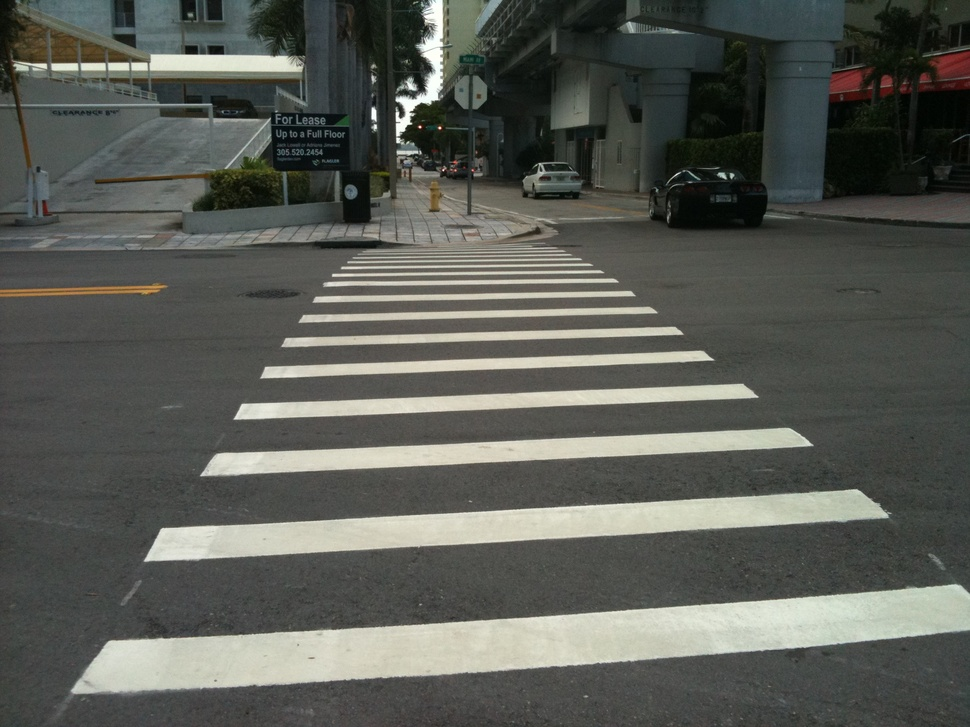
#> input picture image_proc/crosswalk.jpg, 970 x 727 px, shrunk from 2048 x 1536 before the run
$ python detect_crosswalk.py
#> lines starting #> are read from the running program, lines starting #| are printed output that depends on the picture; after the words box and inside, x2 and y2 are one past the last pixel; in counts of white or black regions, pixels touching at a corner belong together
import cv2
import numpy as np
SLOPE_MAX = 10000000000.0
class StraightLine(object):
    def __init__(self, x1, y1, x2, y2):
        self.x1 = x1
        self.x2 = x2
        self.y1 = y1
        self.y2 = y2
        try:
            self.slope = 1.0*(y2-y1)/(x2-x1)
        except:
            self.slope = SLOPE_MAX
        self.intercept = y1 - self.slope*x1
        #self.length = sqrt((x1-x2)**2 + (y1-y2)**2)
class MBLine(object):
    def __init__(self, m, b):
        self.slope = m
        self.intercept = b
    # [5 lines left out: function get_min_x, not called in this run]
class Box(object):
    # [12 lines left out: functions __init__, inRange, not called in this run]
def avg(l):
    return int(sum(l)/(1.0*len(l)))
# [42 lines left out: function findBoxes, not called in this run]
im = cv2.imread('crosswalk.jpg')
#> im is the input picture: shape (727, 970, 3); mean B, G, R 85.8, 92.2, 89.9
img_raw = im.copy()
imgray = cv2.cvtColor(im, cv2.COLOR_BGR2GRAY)
ret, thresh = cv2.threshold(imgray, 127,255, 0)
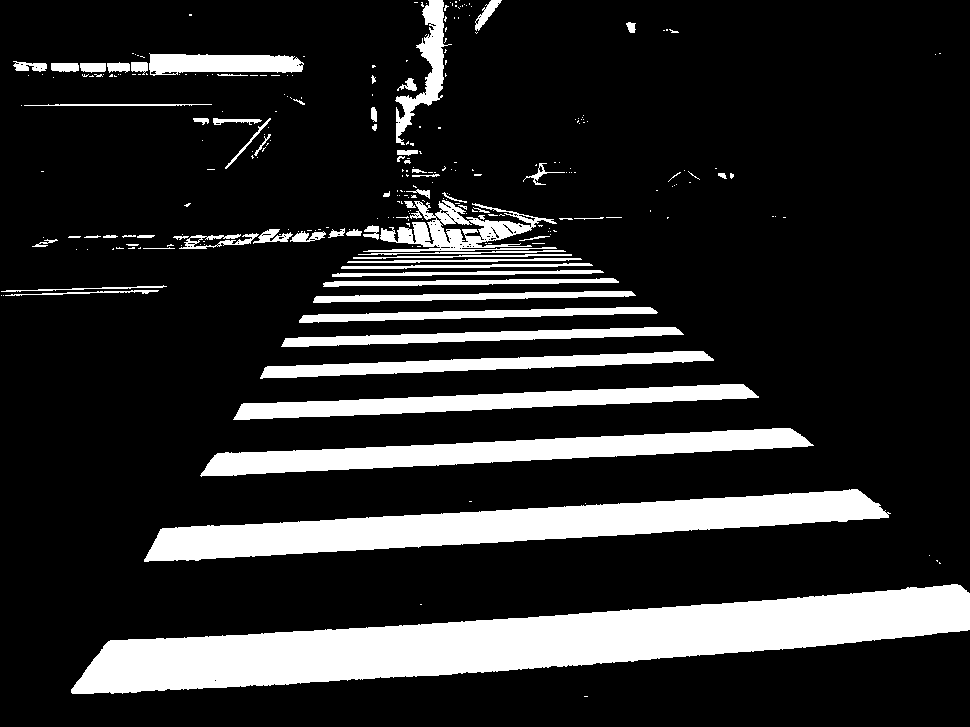
#> thresh: shape (727, 970); 17.2% white; 279 white regions (211 under 20 px)
contours, hierarchy = cv2.findContours(thresh, cv2.RETR_TREE, cv2.CHAIN_APPROX_SIMPLE)
#> contours = 393 contours, 339 with area under 20; largest, box (x1, y1, x2, y2) and area: (71, 584, 970, 694) 44096, (144, 489, 891, 562) 22270, (200, 428, 814, 477) 11864, (233, 384, 759, 420) 7431, (260, 351, 714, 379) 4632
im_gray = imgray.copy()
im_gray2 = imgray.copy()
im_gray3 = imgray.copy()
im_gray4 = imgray.copy()
im_gray5 = imgray.copy()
im_gray6 = imgray.copy()
cv2.drawContours(imgray, contours, -1, (0, 255, 0), 3)
#> imgray: shape (727, 970); min 0, max 255, mean 75
cv2.imshow('gray', imgray)
cv2.waitKey()
edges = cv2.Canny(im_gray, 50, 150, apertureSize = 3)
#> edges: shape (727, 970); 5.4% white in thin lines or dots
lines = cv2.HoughLines(edges, 1, np.pi/180, 200)
#> lines = 28 rows, first 8: [375, 1.54], [652, 1.5], [487, 1.52], [535, 1.52], [288, 1.55], [386, 1.54], [292, 1.55], [78, 1.57]
for rho, theta in lines[0]:
    a = np.cos(theta)
    b = np.sin(theta)
    x0 = a*rho
    y0 = b*rho
    x1 = int(x0+1000*(-b))
    y1 = int(y0+1000*(a))
    x2 = int(x0-1000*(-b))
    y2 = int(y0-1000*(a))
    cv2.line(im_gray, (x1, y1), (x2, y2), (0, 0, 255), 2)
#> this loop made 1 pass
#> (rho, theta, a, b, x0, y0, x1, y1) on pass 1: (375, 1.54, 0.0349, 0.999, 13.09, 374.8, -986, 409)
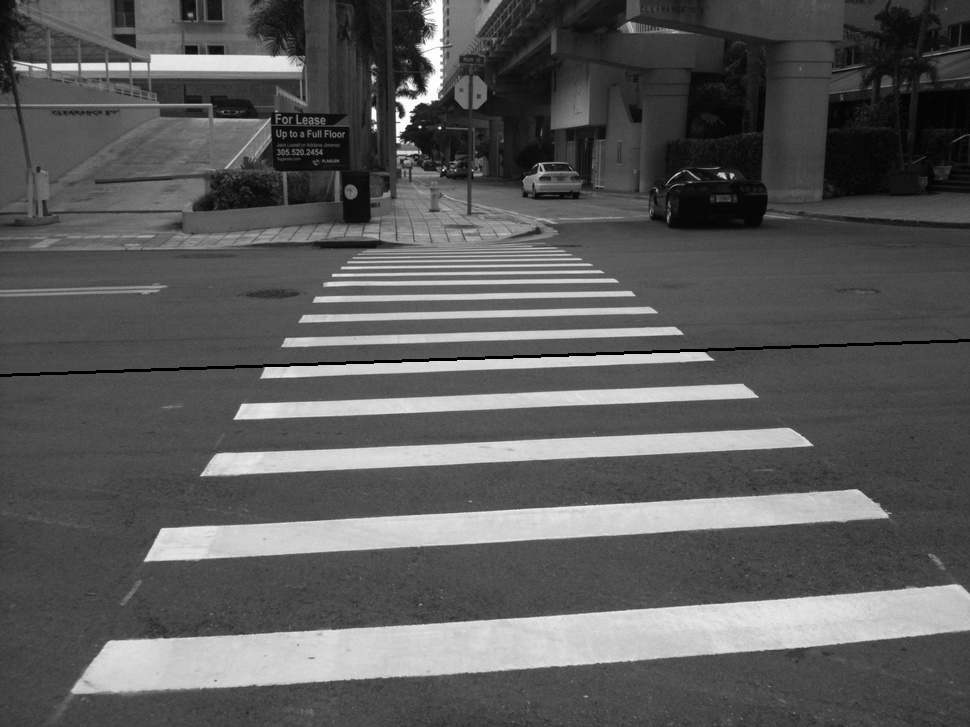
#> im_gray: shape (727, 970); min 0, max 255, mean 90.4
cv2.imshow('Hough', im_gray)
cv2.waitKey()

minLineLength = 50
maxLineGap = 5
lines = cv2.HoughLinesP(edges, 1, np.pi/180, 100, minLineLength, maxLineGap)
#> lines = 636 rows, first 6: [652, 352, 668, 352], [660, 607, 672, 607], [323, 470, 335, 470], [673, 606, 681, 606], [435, 513, 447, 513], [672, 351, 692, 351]
for x1, y1, x2, y2 in lines[0]:
    cv2.line(im_gray2, (x1, y1), (x2, y2), (0, 255, 0), 2)
#> this loop made 1 pass
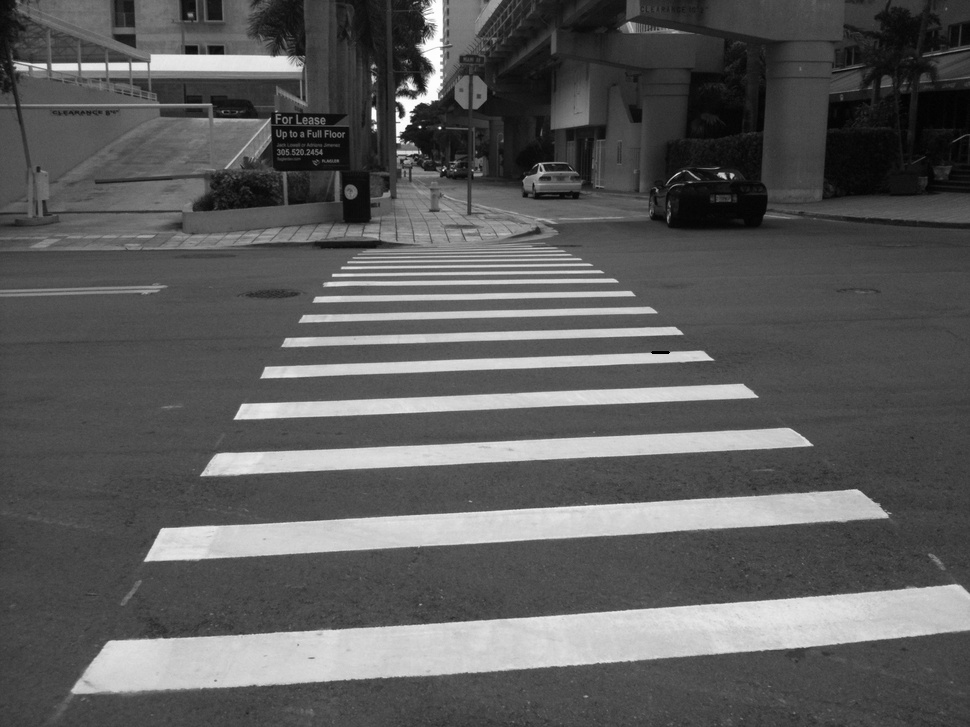
#> im_gray2: shape (727, 970); min 0, max 255, mean 90.8

cv2.imshow('HoughP', im_gray2)
cv2.waitKey()
ret, thresh1 = cv2.threshold(im_gray3, 175, 255, cv2.THRESH_BINARY)
#> thresh1: shape (727, 970); 14.9% white; 73 white regions (42 under 20 px)
cv2.imshow('Binary', thresh1)
cv2.waitKey()

ret, thresh = cv2.threshold(thresh1, 127, 255, 0)
contours, hierarchy = cv2.findContours(thresh, cv2.RETR_TREE, cv2.CHAIN_APPROX_SIMPLE)
#> contours = 90 contours, 66 with area under 20; largest, box (x1, y1, x2, y2) and area: (72, 584, 970, 693) 42956, (144, 489, 888, 562) 21499, (201, 428, 813, 476) 11282, (234, 384, 758, 419) 6932, (261, 351, 713, 378) 4179
cv2.drawContours(im_gray3, contours, -1, (0, 255, 0), 3)
#> im_gray3: shape (727, 970); min 0, max 255, mean 77.4

cv2.imshow('Contours', im_gray3)
cv2.waitKey()
edges = cv2.Canny(thresh1, 50, 150, apertureSize=3)
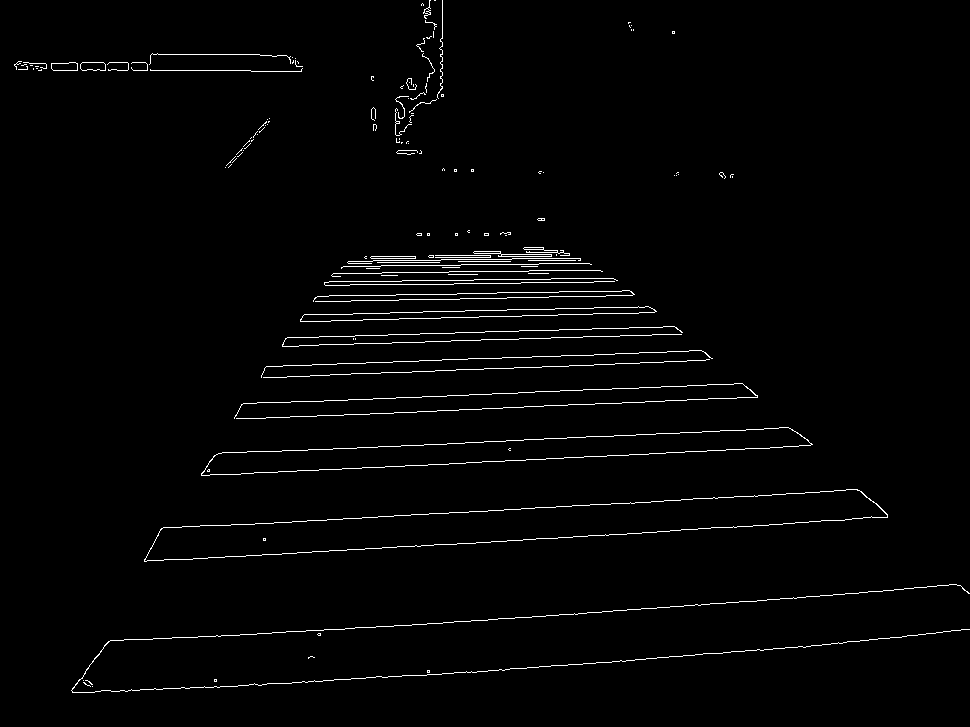
#> edges: shape (727, 970); 1.8% white in thin lines or dots
minLineLength = 2
maxLineGap = 1
lines = cv2.HoughLinesP(edges, 1, np.pi/180, 100, minLineLength, maxLineGap)
#> lines = 200 rows, first 6: [551, 615, 558, 615], [419, 360, 441, 360], [405, 465, 419, 465], [501, 618, 529, 617], [366, 362, 383, 362], [428, 464, 438, 464]
for x1, y1, x2, y2 in lines[0]:
    cv2.line(im_gray4, (x1, y1), (x2, y2), (0, 255, 0), 2)
#> this loop made 1 pass
cv2.imshow('HoughP', im_gray4)
cv2.waitKey()
lines = []
#for cnt in contours:
    # box smoother
#    lines.append(StraightLine(cnt[0][0][0], cnt[0][0][1], cnt[0][-1][0], cnt[0][-1][1]))
#boxes = findBoxes(lines)

# extract lines


kernel = np.ones((5,5), np.uint8)
dilation = cv2.dilate(thresh1, kernel, iterations=1)
#> dilation: shape (727, 970); 18.9% white; 35 white regions
cv2.imshow('Dilation', dilation)
cv2.waitKey()
ret, thresh = cv2.threshold(dilation, 127, 255, 0)
contours, hierarchy = cv2.findContours(thresh, cv2.RETR_TREE, cv2.CHAIN_APPROX_SIMPLE)
#> contours = 38 contours, 8 with area under 20; largest, box (x1, y1, x2, y2) and area: (70, 582, 970, 695) 47062, (142, 487, 890, 564) 24836, (199, 426, 815, 478) 13940, (232, 382, 760, 421) 9180, (259, 349, 715, 380) 6104
# [5 lines of commented-out code are left out]
minLength = 500
conts_fin = []
lines = []
left_points = [(0, 150), (100, 0)]
right_points = [(150, 150), (100, 0)]
xs = []
ys = []
x1s = []
for i in range(len(contours)):
    #print cv2.boundingRect(contours[0])
    x, y, w, h = cv2.boundingRect(contours[i])
    #print x, y, w, h
    if w > minLength or h > minLength:
        min_x, _ = left_points[0]
        if min_x > x:
            left_points[0] = (x, y)
        max_x, _ = right_points[0]
        if max_x < x+w:
            right_points[0] = (x+w, y)
        max_left, _ = left_points[1]
        if max_left < x:
            left_points[1] = (max_left, y+h)
        min_right, _ = right_points[1]
        if min_right > x+w:
            right_points[1] = (x+w, y+h)
        conts_fin.append(contours[i])
        lines.append([
            StraightLine(x, y, x+w, y),
            StraightLine(x, y+h, x+w, y+h),
            StraightLine(x, y, x, y+h),
            StraightLine(x+w, y, x+w, y+h)
        ])
        xs.append(x)
        ys.append(y)
        x1s.append(x+w)
#> this loop made 38 passes
#> (x, y, w, h, max_x) on passes 1 to 4: (70, 582, 900, 113, 150), (142, 487, 748, 77, 970), (199, 426, 616, 52, 970), (232, 382, 528, 39, 970)
#> after the loop, conts_fin = 4 contours; box (x1, y1, x2, y2) and area: (70, 582, 970, 695) 47062, (142, 487, 890, 564) 24836, (199, 426, 815, 478) 13940, (232, 382, 760, 421) 9180; left_points = [(0, 150), (100, 421)]; lines = 4 items; right_points = [(970, 582), (100, 0)]; x1s = [970, 890, 815, 760]; xs = [70, 142, 199, 232]; ys = [582, 487, 426, 382]
        # [7 lines of commented-out code are left out]
cv2.line(img_raw, (min(xs), ys[xs.index(min(xs))]), (max(xs), ys[xs.index(max(xs))]), (0, 255, 0), 3)
cv2.line(img_raw, (max(x1s), ys[x1s.index(max(x1s))]), (min(x1s), ys[x1s.index(min(x1s))]), (0, 255, 0), 3)
cv2.line(img_raw, (avg([min(xs), max(x1s)]), avg([ys[xs.index(min(xs))], ys[x1s.index(max(x1s))]])), (avg([max(xs), min(x1s)]), avg([ys[xs.index(max(xs))], ys[x1s.index(min(x1s))]])), (0, 0, 255), 3)
cv2.drawContours(im_gray6, conts_fin, -1, (0, 255, 0), 3)
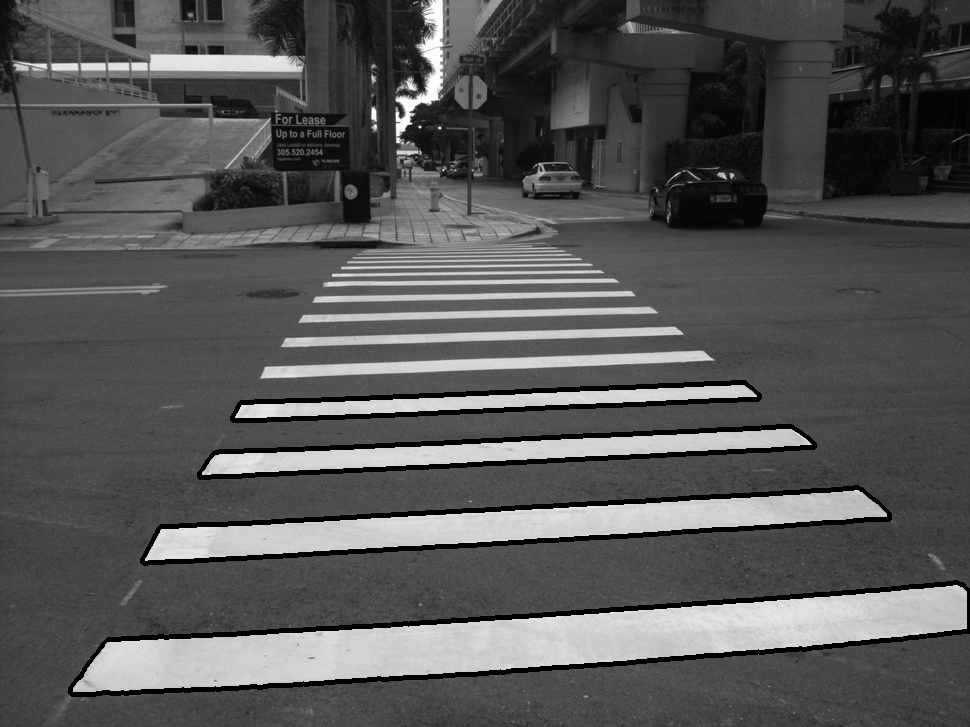
#> im_gray6: shape (727, 970); min 0, max 255, mean 86.3
cv2.imshow('cmt', im_gray6)
cv2.waitKey()

# Determine best two lines

line0_0 = [i[0].slope for i in lines]
#> line0_0 = [0, 0, 0, 0]
line1_0 = [i[1].slope for i in lines]
#> line1_0 = [0, 0, 0, 0]
line2_0 = [i[2].slope for i in lines]
#> line2_0 = [1e+10, 1e+10, 1e+10, 1e+10]
line3_0 = [i[2].slope for i in lines]
#> line3_0 = [1e+10, 1e+10, 1e+10, 1e+10]
# [8 lines of commented-out code are left out]
line0_1 = [i[0].intercept for i in lines]
#> line0_1 = [582, 487, 426, 382]
line1_1 = [i[1].intercept for i in lines]
#> line1_1 = [695, 564, 478, 421]
line2_1 = [i[2].intercept for i in lines]
#> line2_1 = [-7e+11, -1.42e+12, -1.99e+12, -2.32e+12]
line3_1 = [i[3].intercept for i in lines]
#> line3_1 = [-9.7e+12, -8.9e+12, -8.15e+12, -7.6e+12]
# [9 lines of commented-out code are left out]

line_choices = [[np.std(line0_0), np.std(line0_1)],
                [np.std(line1_0), np.std(line1_1)],
                [np.std(line2_0), np.std(line2_1)],
                [np.std(line3_0), np.std(line3_1)]
]
#> line_choices = [[0, 75.02], [0, 103.2], [0, 6.15e+11], [0, 7.91e+11]]
avgs = [avg(i) for i in line_choices]
#> avgs = [37, 51, 307477133333, 395432911466]
line1 = avgs.index(min(avgs))
#> line1 = 0
del avgs[line1]
del line_choices[line1]
line2 = avgs.index(min(avgs))
#> line2 = 0
if line1 <= line2:
    line2+=1
#> line2 = 1
# [17 lines of commented-out code are left out]
cv2.imshow('Crosswalk', img_raw)

cv2.waitKey()

$ run again, with image_proc/20150117_090339.jpg copied over image_proc/crosswalk.jpg
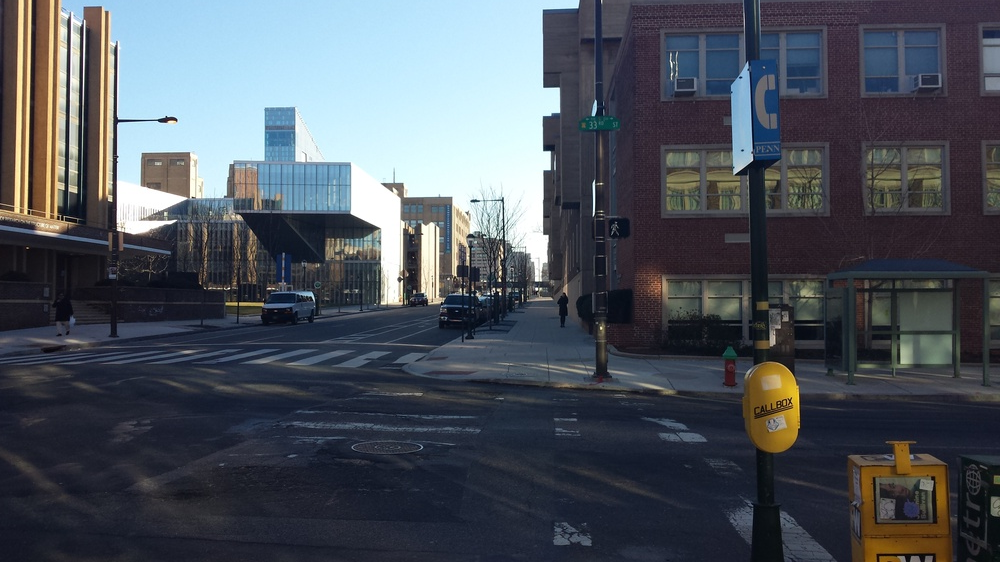
#> input picture image_proc/20150117_090339.jpg, 1000 x 562 px, shrunk from 4128 x 2322 before the run
#> im is the input picture: shape (562, 1000, 3); mean B, G, R 91.8, 83.2, 77.2
#> `ret, thresh = cv2.threshold(imgray, 127,255, 0)`:
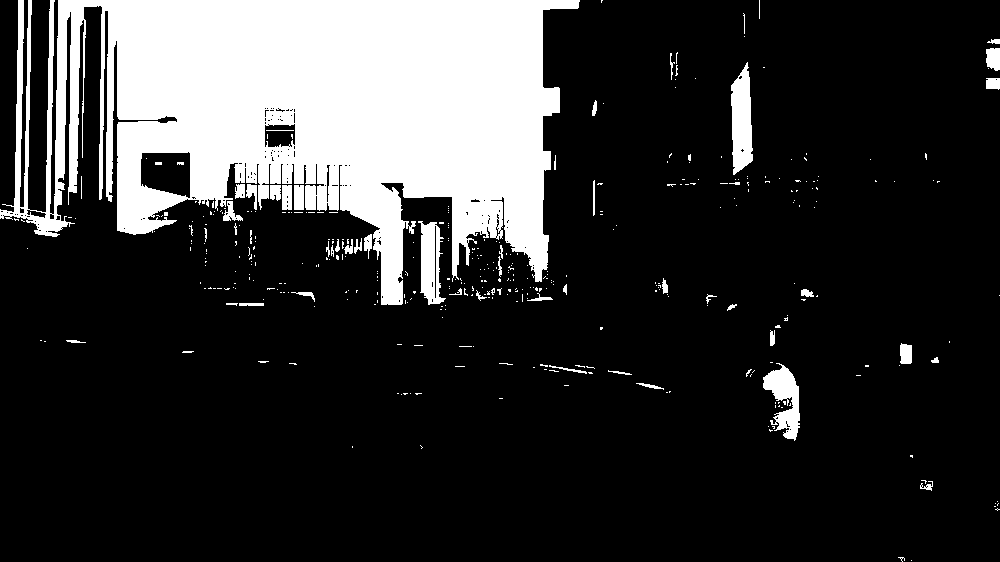
#> thresh: shape (562, 1000); 19.8% white; 393 white regions (340 under 20 px)
#> `contours, hierarchy = cv2.findContours(thresh, cv2.RETR_TREE, cv2.CHAI..`: contours = 546 contours, 502 with area under 20; largest, box (x1, y1, x2, y2) and area: (0, 0, 580, 305) 101342, (140, 151, 191, 199) 1976, (731, 62, 753, 175) 1704, (418, 221, 446, 305) 1366, (763, 363, 800, 441) 1360
#> `lines = cv2.HoughLines(edges, 1, np.pi/180, 200)`: lines = 335 rows, first 8: [331, 1.61], [355, 1.45], [213, 1.57], [227, 1.71], [359, 1.59], [218, 1.54], [220, 1.54], [329, 1.52]
#> the loop `for rho, theta in lines[0]:` made 1 pass
#> (rho, theta, a, b, x0, y0, x1, y1) on pass 1: (331, 1.61, -0.0349, 0.999, -11.55, 330.8, -1010, 295)
#> `lines = cv2.HoughLinesP(edges, 1, np.pi/180, 100, minLineLength, maxLi..`: lines = 635 rows, first 6: [674, 278, 730, 278], [765, 213, 770, 213], [401, 308, 413, 307], [697, 217, 748, 217], [41, 223, 46, 223], [0, 229, 31, 233]
#> the loop `for x1, y1, x2, y2 in lines[0]:` made 1 pass
#> thresh1: shape (562, 1000); 17.2% white; 196 white regions (176 under 20 px)
#> `contours, hierarchy = cv2.findContours(thresh, cv2.RETR_TREE, cv2.CHAI..`: contours = 307 contours, 290 with area under 20; largest, box (x1, y1, x2, y2) and area: (54, 0, 579, 305) 88672, (421, 222, 442, 304) 1048, (6, 0, 24, 214) 870, (43, 0, 54, 220) 676, (733, 108, 753, 174) 558
#> im_gray3: shape (562, 1000); min 0, max 255, mean 72.5
#> `lines = cv2.HoughLinesP(edges, 1, np.pi/180, 100, minLineLength, maxLi..`: lines = 21 rows, first 6: [46, 183, 46, 137], [52, 87, 52, 49], [69, 136, 69, 80], [27, 47, 27, 0], [542, 233, 542, 200], [22, 75, 22, 26]
#> the loop `for x1, y1, x2, y2 in lines[0]:` made 1 pass
#> dilation: shape (562, 1000); 20.4% white; 51 white regions
#> `contours, hierarchy = cv2.findContours(thresh, cv2.RETR_TREE, cv2.CHAI..`: contours = 76 contours, 22 with area under 20; largest, box (x1, y1, x2, y2) and area: (0, 0, 581, 307) 106840, (419, 220, 447, 306) 1714, (142, 153, 189, 196) 1660, (731, 82, 755, 176) 1176, (783, 365, 801, 418) 446
#> the loop `for i in range(len(contours)):` made 76 passes
#> (x, y, w, h, min_x, max_x, max_left, min_right) on pass 50: (0, 0, 581, 307, 0, 150, 100, 100)
#> after the loop `for i in range(len(contours)):`: conts_fin = 1 contour; box (x1, y1, x2, y2) and area: (0, 0, 581, 307) 106840; left_points = [(0, 150), (100, 0)]; lines = 1 item; right_points = [(581, 0), (100, 0)]; x1s = [581]; xs = [0]
#> `cv2.drawContours(im_gray6, conts_fin, -1, (0, 255, 0), 3)`:
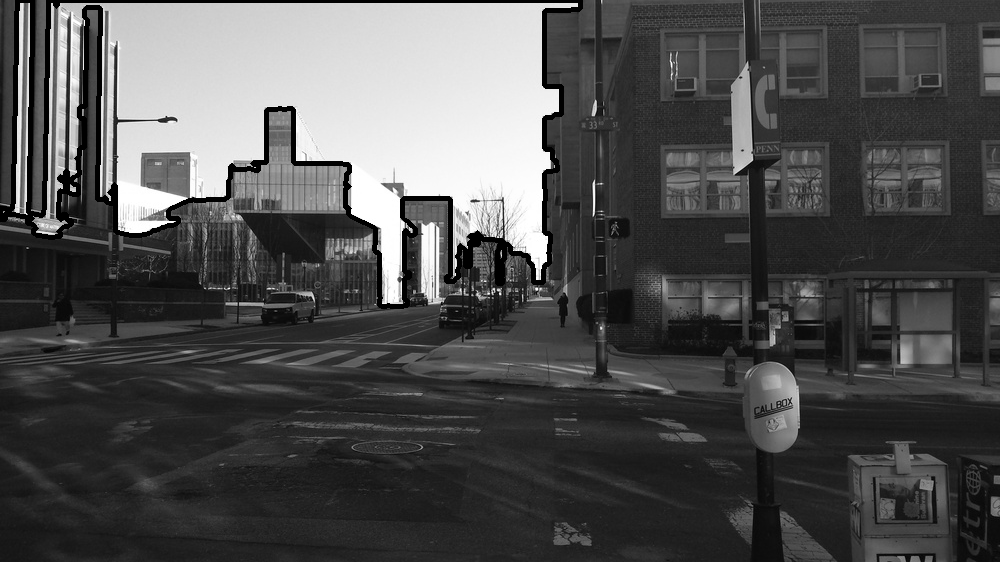
#> im_gray6: shape (562, 1000); min 0, max 255, mean 79
#> line2_0 = [1e+10]
#> line0_1 = [0]
#> line1_1 = [307]
#> line2_1 = [0]
#> line3_1 = [-5.81e+12]
#> line_choices = [[0, 0], [0, 0], [0, 0], [0, 0]]
#> avgs = [0, 0, 0, 0]
#> line1 = 0
#> `line2+=1`: line2 = 1
